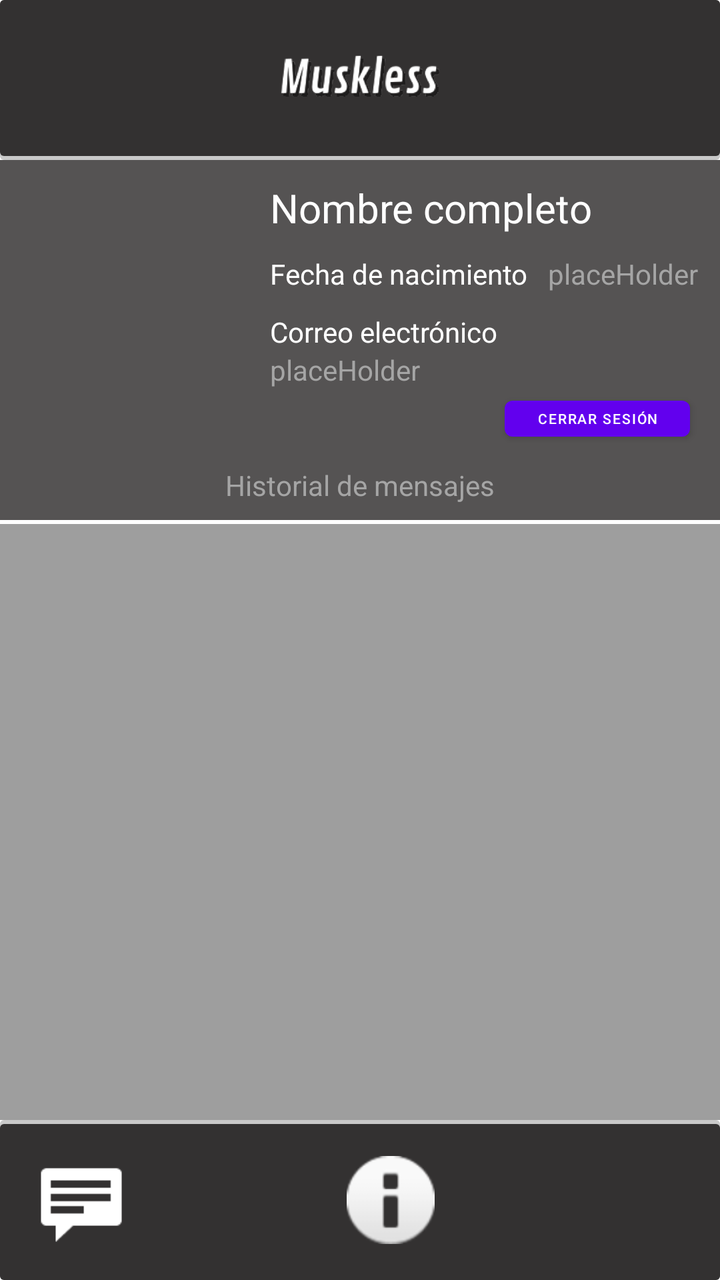
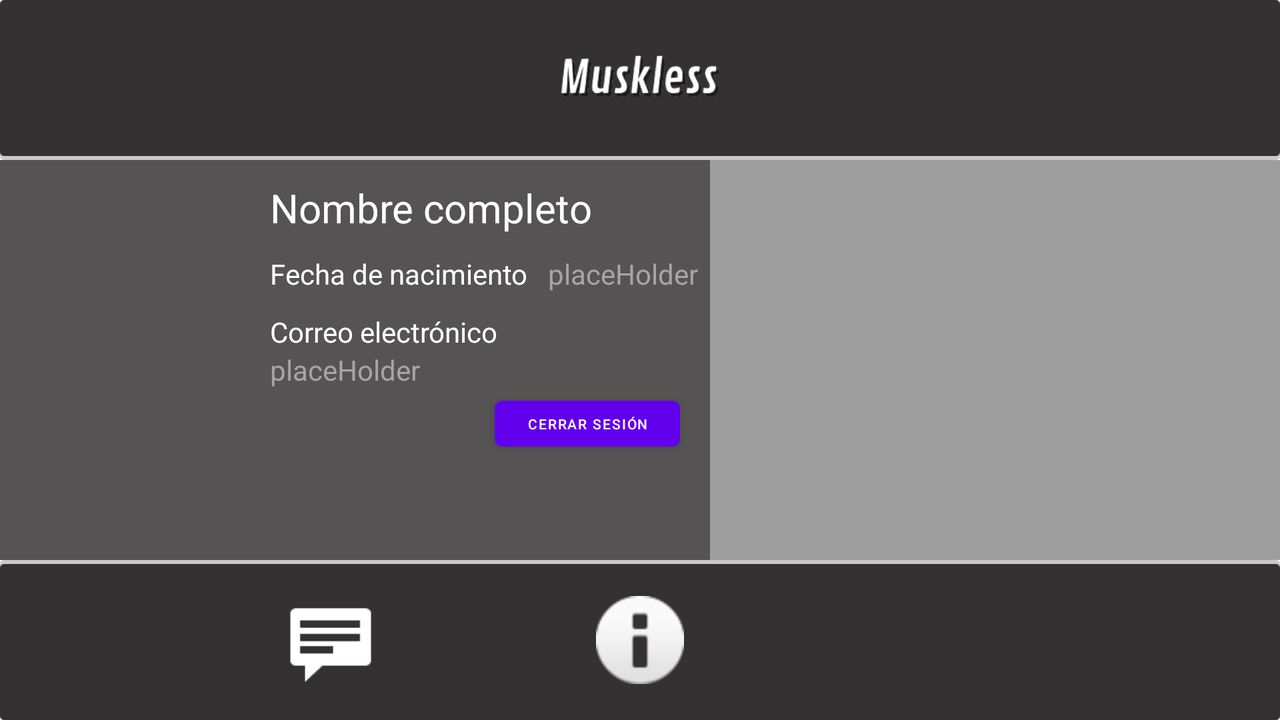

Two renders of one Android screen. The first uses the default layout on a phone; the second uses the alternative layout the repository ships for a different screen configuration, on a matching device. The two XML files are below.
<!-- AndroidManifest.xml: application theme Theme.Muskless -->
<!-- res/layout/activity_user.xml -->
<LinearLayout xmlns:android="http://schemas.android.com/apk/res/android"
    xmlns:app="http://schemas.android.com/apk/res-auto"
    xmlns:tools="http://schemas.android.com/tools"
    android:layout_width="match_parent"
    android:layout_height="match_parent"
    android:background="@color/white"
    android:orientation="vertical"
    tools:context=".MainPageActivity">


    <LinearLayout
        android:id="@+id/headerUser"
        android:layout_width="match_parent"
        android:layout_height="80dp"
        android:background="@drawable/header_shape"
        android:orientation="horizontal">

        <LinearLayout
            android:layout_width="wrap_content"
            android:layout_height="match_parent">

            <ImageView
                android:layout_width="wrap_content"
                android:layout_height="wrap_content"
                android:src="@drawable/logo_muskless" />

        </LinearLayout>

    </LinearLayout>

    <LinearLayout
        android:id="@+id/userInfoContainer"
        android:layout_width="match_parent"
        android:layout_height="150dp"
        android:background="#555353"
        android:orientation="horizontal">

        <LinearLayout
            android:id="@+id/container1"
            android:layout_width="wrap_content"
            android:layout_height="match_parent"
            android:orientation="vertical">

            <LinearLayout
                android:id="@+id/userImg"
                android:layout_width="match_parent"
                android:layout_height="wrap_content">

                <LinearLayout
                    android:layout_width="100dp"
                    android:layout_height="80dp"
                    android:layout_margin="15dp">

                    <ImageView
                        android:id="@+id/userAvatar"
                        android:layout_width="match_parent"
                        android:layout_height="match_parent" />


                </LinearLayout>

            </LinearLayout>

            <LinearLayout
                android:layout_width="match_parent"
                android:layout_height="17dp"
                android:layout_marginTop="-5dp"
                android:gravity="center"
                android:textAlignment="center"
                app:layout_constraintTop_toBottomOf="@id/userImg">

                <TextView
                    android:id="@+id/currentUserName"
                    android:layout_width="wrap_content"
                    android:layout_height="wrap_content"
                    android:textAlignment="center"
                    android:textColor="@color/white" />

            </LinearLayout>


        </LinearLayout>

        <LinearLayout
            android:layout_width="match_parent"
            android:layout_height="match_parent"
            android:orientation="vertical"
            android:padding="5dp"
            app:layout_constraintStart_toEndOf="@id/container1">

            <LinearLayout
                android:layout_width="wrap_content"
                android:layout_height="wrap_content"
                android:layout_marginTop="-5dp"
                android:orientation="horizontal">

                <TextView
                    android:id="@+id/userFullName"
                    android:layout_width="wrap_content"
                    android:layout_height="wrap_content"
                    android:layout_marginTop="10dp"
                    android:gravity="center"
                    android:text="@string/fullname_hint"
                    android:textColor="@color/white"
                    android:textSize="20dp" />

            </LinearLayout>

            <LinearLayout
                android:layout_width="wrap_content"
                android:layout_height="wrap_content"
                android:orientation="horizontal">

                <TextView
                    android:layout_width="wrap_content"
                    android:layout_height="wrap_content"
                    android:layout_marginTop="10dp"
                    android:text="@string/birthday_hint"
                    android:textColor="@color/white" />

                <TextView
                    android:id="@+id/userBirth"
                    android:layout_width="wrap_content"
                    android:layout_height="wrap_content"
                    android:layout_marginTop="10dp"
                    android:layout_marginLeft="10dp"
                    android:text="placeHolder"
                    android:textColor="#CABBBBBB" />

            </LinearLayout>

            <LinearLayout
                android:layout_width="wrap_content"
                android:layout_height="wrap_content"
                android:orientation="vertical">

                <TextView
                    android:layout_width="wrap_content"
                    android:layout_height="wrap_content"
                    android:layout_marginTop="10dp"
                    android:text="@string/email_hint"
                    android:textColor="@color/white" />

                <TextView
                    android:id="@+id/userMail"
                    android:layout_width="wrap_content"
                    android:layout_height="wrap_content"
                    android:text="placeHolder"
                    android:textColor="#CABBBBBB" />

            </LinearLayout>

            <LinearLayout
                android:layout_width="match_parent"
                android:layout_height="30dp"
                android:orientation="horizontal"
                android:gravity="end">

                <Button
                    android:id="@+id/logOutButton"
                    android:layout_width="wrap_content"
                    android:layout_height="30dp"
                    android:text="Cerrar sesión"
                    android:textSize="7dp"
                    android:layout_marginRight="10dp"/>

            </LinearLayout>



        </LinearLayout>

    </LinearLayout>

    <LinearLayout
        android:id="@+id/msgRecord"
        android:layout_width="match_parent"
        android:layout_height="30dp"
        android:background="#555353"
        android:gravity="center"
        android:orientation="vertical">

        <TextView
            android:layout_width="wrap_content"
            android:layout_height="wrap_content"
            android:layout_marginBottom="5dp"
            android:text="@string/message_history"
            android:textColor="#CABBBBBB" />

    </LinearLayout>

    <LinearLayout
        android:id="@+id/separator"
        android:layout_width="match_parent"
        android:layout_height="2dp"
        android:background="@color/white"
        android:orientation="vertical" />

    <androidx.recyclerview.widget.RecyclerView
        android:id="@+id/messagesRecycler"
        android:layout_width="match_parent"
        android:layout_height="0dp"
        android:layout_weight="1"
        android:background="#9e9e9e">

    </androidx.recyclerview.widget.RecyclerView>

    <LinearLayout
        android:id="@+id/navFooter"
        android:layout_width="match_parent"
        android:layout_height="80dp"
        android:background="@drawable/footer_shape"
        android:orientation="horizontal">

        <LinearLayout
            android:layout_width="80dp"
            android:layout_height="match_parent"
            android:layout_marginLeft="310dp"
            android:padding="18dp">

            <ImageView
                android:id="@+id/profileImg"
                android:layout_width="match_parent"
                android:layout_height="match_parent" />

        </LinearLayout>

        <LinearLayout
            android:layout_width="80dp"
            android:layout_height="match_parent"
            android:layout_marginLeft="-235dp"
            android:padding="18dp">

            <ImageView
                android:id="@+id/infoButton"
                android:layout_width="match_parent"
                android:layout_height="match_parent"
                android:clickable="true"
                app:srcCompat="@android:drawable/ic_dialog_info" />

        </LinearLayout>

        <LinearLayout
            android:layout_width="80dp"
            android:layout_height="match_parent"
            android:layout_marginLeft="-235dp"
            android:padding="18dp">

            <ImageView
                android:id="@+id/mainPageButton"
                android:layout_width="match_parent"
                android:layout_height="match_parent"
                android:clickable="true"
                app:srcCompat="@android:drawable/stat_notify_chat" />

        </LinearLayout>

    </LinearLayout>

</LinearLayout>
<!-- resources referenced by this layout -->
<resources>
  <color name="white">#FFFFFFFF</color>
  <!-- drawable footer_shape (drawable) -->
  <?xml version="1.0" encoding="utf-8"?>
  <layer-list xmlns:android="http://schemas.android.com/apk/res/android">
      <item>
          <shape android:shape="rectangle">
              <solid android:color="#CABBBBBB"/>
              <corners android:radius="2dp" />
          </shape>
      </item>
  
      <item
          android:left="0dp"
          android:right="0dp"
          android:top="2dp"
          android:bottom="0dp">
          <shape android:shape="rectangle">
              <solid android:color="#333131"/>
              <corners android:radius="2dp" />
          </shape>
      </item>
  </layer-list>
  <!-- drawable header_shape (drawable) -->
  <?xml version="1.0" encoding="utf-8"?>
  <layer-list xmlns:android="http://schemas.android.com/apk/res/android">
      <item>
          <shape android:shape="rectangle">
              <solid android:color="#CABBBBBB"/>
              <corners android:radius="2dp" />
          </shape>
      </item>
  
      <item
          android:left="0dp"
          android:right="0dp"
          android:top="0dp"
          android:bottom="2dp">
          <shape android:shape="rectangle">
              <solid android:color="#333131"/>
              <corners android:radius="2dp" />
          </shape>
      </item>
  </layer-list>
  <!-- drawable logo_muskless: png bitmap (drawable, 52712 bytes) -->
  <string name="birthday_hint">Fecha de nacimiento</string>
  <string name="email_hint">Correo electrónico</string>
  <string name="fullname_hint">Nombre completo</string>
  <string name="message_history">Historial de mensajes</string>
  <style name="Theme.Muskless" parent="Theme.MaterialComponents.DayNight.DarkActionBar">
          
          <item name="colorPrimary">@color/purple_500</item>
          <item name="colorPrimaryVariant">@color/purple_700</item>
          <item name="colorOnPrimary">@color/white</item>
          
          <item name="colorSecondary">@color/teal_200</item>
          <item name="colorSecondaryVariant">@color/teal_700</item>
          <item name="colorOnSecondary">@color/black</item>
          
          <item name="android:statusBarColor">?attr/colorPrimaryVariant</item>
          
      </style>
  <color name="purple_500">#FF6200EE</color>
  <color name="purple_700">#FF3700B3</color>
  <color name="teal_200">#FF03DAC5</color>
  <color name="teal_700">#FF018786</color>
  <color name="black">#FF000000</color>
</resources>
<!-- res/layout-land/activity_user.xml (the author's variant of the layout above) -->
<!-- drawn on the phone turned sideways -->
<LinearLayout xmlns:android="http://schemas.android.com/apk/res/android"
    xmlns:app="http://schemas.android.com/apk/res-auto"
    xmlns:tools="http://schemas.android.com/tools"
    android:layout_width="match_parent"
    android:layout_height="match_parent"
    android:background="@color/white"
    android:orientation="vertical"
    tools:context=".MainPageActivity">


    <LinearLayout
        android:id="@+id/headerUser"
        android:layout_width="match_parent"
        android:layout_height="80dp"
        android:background="@drawable/header_shape"
        android:orientation="horizontal"
        android:gravity="center">

        <LinearLayout
            android:layout_width="wrap_content"
            android:layout_height="match_parent">

            <ImageView
                android:layout_width="wrap_content"
                android:layout_height="wrap_content"
                android:src="@drawable/logo_muskless" />

        </LinearLayout>

    </LinearLayout>

    <LinearLayout
        android:layout_width="match_parent"
        android:layout_height="0dp"
        android:layout_weight="1"
        android:orientation="horizontal">

        <LinearLayout
            android:id="@+id/userInfoContainer"
            android:layout_width="355dp"
            android:layout_height="match_parent"
            android:background="#555353"
            android:orientation="horizontal">

            <LinearLayout
                android:id="@+id/container1"
                android:layout_width="wrap_content"
                android:layout_height="match_parent"
                android:orientation="vertical">

                <LinearLayout
                    android:id="@+id/userImg"
                    android:layout_width="match_parent"
                    android:layout_height="wrap_content">

                    <LinearLayout
                        android:layout_width="100dp"
                        android:layout_height="80dp"
                        android:layout_margin="15dp">

                        <ImageView
                            android:id="@+id/userAvatar"
                            android:layout_width="match_parent"
                            android:layout_height="match_parent" />


                    </LinearLayout>

                </LinearLayout>

                <LinearLayout
                    android:layout_width="match_parent"
                    android:layout_height="17dp"
                    android:layout_marginTop="-5dp"
                    android:gravity="center"
                    android:textAlignment="center"
                    app:layout_constraintTop_toBottomOf="@id/userImg">

                    <TextView
                        android:id="@+id/currentUserName"
                        android:layout_width="wrap_content"
                        android:layout_height="wrap_content"
                        android:textAlignment="center"
                        android:textColor="@color/white" />

                </LinearLayout>


            </LinearLayout>

            <LinearLayout
                android:layout_width="match_parent"
                android:layout_height="match_parent"
                android:orientation="vertical"
                android:padding="5dp"
                app:layout_constraintStart_toEndOf="@id/container1">

                <LinearLayout
                    android:layout_width="wrap_content"
                    android:layout_height="wrap_content"
                    android:layout_marginTop="-5dp"
                    android:orientation="horizontal">

                    <TextView
                        android:id="@+id/userFullName"
                        android:layout_width="wrap_content"
                        android:layout_height="wrap_content"
                        android:layout_marginTop="10dp"
                        android:gravity="center"
                        android:text="@string/fullname_hint"
                        android:textColor="@color/white"
                        android:textSize="20dp" />

                </LinearLayout>

                <LinearLayout
                    android:layout_width="wrap_content"
                    android:layout_height="wrap_content"
                    android:orientation="horizontal">

                    <TextView
                        android:layout_width="wrap_content"
                        android:layout_height="wrap_content"
                        android:layout_marginTop="10dp"
                        android:text="@string/birthday_hint"
                        android:textColor="@color/white" />

                    <TextView
                        android:id="@+id/userBirth"
                        android:layout_width="wrap_content"
                        android:layout_height="wrap_content"
                        android:layout_marginTop="10dp"
                        android:layout_marginLeft="10dp"
                        android:text="placeHolder"
                        android:textColor="#CABBBBBB" />

                </LinearLayout>

                <LinearLayout
                    android:layout_width="wrap_content"
                    android:layout_height="wrap_content"
                    android:orientation="vertical">

                    <TextView
                        android:layout_width="wrap_content"
                        android:layout_height="wrap_content"
                        android:layout_marginTop="10dp"
                        android:text="@string/email_hint"
                        android:textColor="@color/white" />

                    <TextView
                        android:id="@+id/userMail"
                        android:layout_width="wrap_content"
                        android:layout_height="wrap_content"
                        android:text="placeHolder"
                        android:textColor="#CABBBBBB" />

                </LinearLayout>

                <LinearLayout
                    android:layout_width="match_parent"
                    android:layout_height="35dp"
                    android:orientation="horizontal"
                    android:gravity="end">

                    <Button
                        android:id="@+id/logOutButton"
                        android:layout_width="wrap_content"
                        android:layout_height="match_parent"
                        android:text="Cerrar sesión"
                        android:textSize="7dp"
                        android:layout_marginRight="10dp"/>

                </LinearLayout>

            </LinearLayout>

        </LinearLayout>

        <androidx.recyclerview.widget.RecyclerView
            android:id="@+id/messagesRecycler"
            android:layout_width="match_parent"
            android:layout_height="match_parent"
            android:layout_weight="1"
            android:background="#9e9e9e">

        </androidx.recyclerview.widget.RecyclerView>

        <LinearLayout
            android:layout_width="wrap_content"
            android:layout_height="match_parent"/>

    </LinearLayout>

    <LinearLayout
        android:id="@+id/navFooter"
        android:layout_width="match_parent"
        android:layout_height="80dp"
        android:background="@drawable/footer_shape"
        android:orientation="horizontal"
        android:gravity="center">

        <LinearLayout
            android:layout_width="80dp"
            android:layout_height="match_parent"
            android:padding="18dp">

            <ImageView
                android:id="@+id/profileImg"
                android:layout_width="match_parent"
                android:layout_height="match_parent" />

        </LinearLayout>

        <LinearLayout
            android:layout_width="80dp"
            android:layout_height="match_parent"
            android:layout_marginLeft="-235dp"
            android:padding="18dp">

            <ImageView
                android:id="@+id/infoButton"
                android:layout_width="match_parent"
                android:layout_height="match_parent"
                android:clickable="true"
                app:srcCompat="@android:drawable/ic_dialog_info" />

        </LinearLayout>

        <LinearLayout
            android:layout_width="80dp"
            android:layout_height="match_parent"
            android:layout_marginLeft="-235dp"
            android:padding="18dp">

            <ImageView
                android:id="@+id/mainPageButton"
                android:layout_width="match_parent"
                android:layout_height="match_parent"
                android:clickable="true"
                app:srcCompat="@android:drawable/stat_notify_chat" />

        </LinearLayout>

    </LinearLayout>

</LinearLayout>
<!-- resources referenced by the variant -->
<!-- as the phone turned sideways resolves them -->
<resources>
  <color name="white">#FFFFFFFF</color>
  <!-- drawable footer_shape (drawable) -->
  <?xml version="1.0" encoding="utf-8"?>
  <layer-list xmlns:android="http://schemas.android.com/apk/res/android">
      <item>
          <shape android:shape="rectangle">
              <solid android:color="#CABBBBBB"/>
              <corners android:radius="2dp" />
          </shape>
      </item>
  
      <item
          android:left="0dp"
          android:right="0dp"
          android:top="2dp"
          android:bottom="0dp">
          <shape android:shape="rectangle">
              <solid android:color="#333131"/>
              <corners android:radius="2dp" />
          </shape>
      </item>
  </layer-list>
  <!-- drawable header_shape (drawable) -->
  <?xml version="1.0" encoding="utf-8"?>
  <layer-list xmlns:android="http://schemas.android.com/apk/res/android">
      <item>
          <shape android:shape="rectangle">
              <solid android:color="#CABBBBBB"/>
              <corners android:radius="2dp" />
          </shape>
      </item>
  
      <item
          android:left="0dp"
          android:right="0dp"
          android:top="0dp"
          android:bottom="2dp">
          <shape android:shape="rectangle">
              <solid android:color="#333131"/>
              <corners android:radius="2dp" />
          </shape>
      </item>
  </layer-list>
  <!-- drawable logo_muskless: png bitmap (drawable, 52712 bytes) -->
  <string name="birthday_hint">Fecha de nacimiento</string>
  <string name="email_hint">Correo electrónico</string>
  <string name="fullname_hint">Nombre completo</string>
  <style name="Theme.Muskless" parent="Theme.MaterialComponents.DayNight.DarkActionBar">
          
          <item name="colorPrimary">@color/purple_500</item>
          <item name="colorPrimaryVariant">@color/purple_700</item>
          <item name="colorOnPrimary">@color/white</item>
          
          <item name="colorSecondary">@color/teal_200</item>
          <item name="colorSecondaryVariant">@color/teal_700</item>
          <item name="colorOnSecondary">@color/black</item>
          
          <item name="android:statusBarColor">?attr/colorPrimaryVariant</item>
          
      </style>
  <color name="purple_500">#FF6200EE</color>
  <color name="purple_700">#FF3700B3</color>
  <color name="teal_200">#FF03DAC5</color>
  <color name="teal_700">#FF018786</color>
  <color name="black">#FF000000</color>
</resources>
